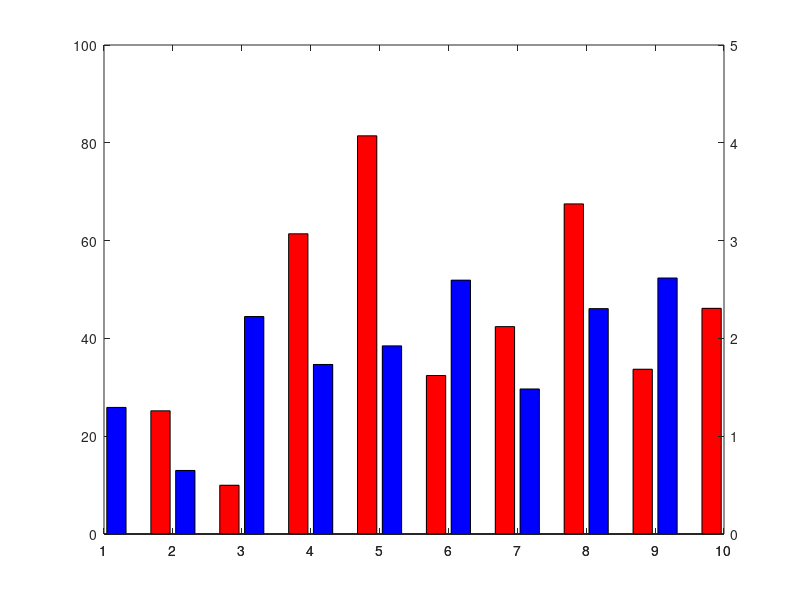

The MATLAB source for this figure:
figure
a=[rand(10,1)*100 zeros(10,1)  ];
b=[zeros(10,1)    rand(10,1)*5 ];
[AX,H1,H2] =plotyy([1:10],a, [1:10],b, 'bar', 'bar');
set(H1,'FaceColor','r') % a
set(H2,'FaceColor','b') % b